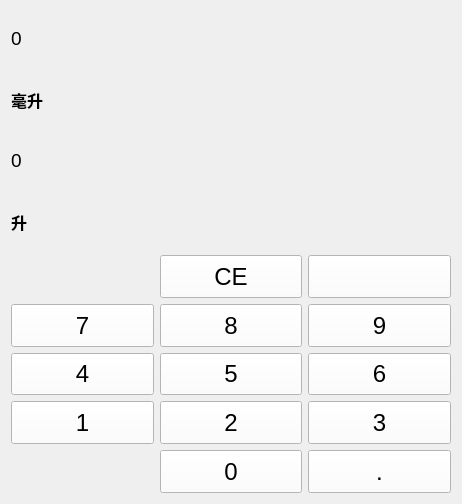
<?xml version="1.0" encoding="UTF-8"?>
<ui version="4.0">
 <class>Volume</class>
 <widget class="QWidget" name="Volume">
  <property name="geometry">
   <rect>
    <x>0</x>
    <y>0</y>
    <width>462</width>
    <height>504</height>
   </rect>
  </property>
  <property name="windowTitle">
   <string>Form</string>
  </property>
  <layout class="QVBoxLayout" name="verticalLayout_2">
   <item>
    <layout class="QVBoxLayout" name="verticalLayout">
     <item>
      <widget class="QLabel" name="labelML">
       <property name="font">
        <font>
         <family>Arial</family>
         <pointsize>14</pointsize>
        </font>
       </property>
       <property name="text">
        <string>0</string>
       </property>
      </widget>
     </item>
     <item>
      <widget class="QLabel" name="label_2">
       <property name="font">
        <font>
         <family>微软雅黑</family>
         <pointsize>12</pointsize>
         <weight>75</weight>
         <bold>true</bold>
        </font>
       </property>
       <property name="text">
        <string>毫升</string>
       </property>
      </widget>
     </item>
     <item>
      <widget class="QLabel" name="labelL">
       <property name="font">
        <font>
         <family>Arial</family>
         <pointsize>14</pointsize>
        </font>
       </property>
       <property name="text">
        <string>0</string>
       </property>
      </widget>
     </item>
     <item>
      <widget class="QLabel" name="label">
       <property name="font">
        <font>
         <family>微软雅黑</family>
         <pointsize>12</pointsize>
         <weight>75</weight>
         <bold>true</bold>
        </font>
       </property>
       <property name="text">
        <string>升</string>
       </property>
      </widget>
     </item>
    </layout>
   </item>
   <item>
    <layout class="QGridLayout" name="gridLayout_2">
     <item row="2" column="0">
      <widget class="QPushButton" name="btnNum4">
       <property name="sizePolicy">
        <sizepolicy hsizetype="Minimum" vsizetype="Minimum">
         <horstretch>0</horstretch>
         <verstretch>0</verstretch>
        </sizepolicy>
       </property>
       <property name="styleSheet">
        <string notr="true">QPushButton{
	font: 30 18pt;
	background-color: rgb(252, 252, 252);
}

QPushButton::hover{
	background-color: rgb(243, 243, 243);
	color:rgb(95, 95, 95);
}

QPushButton::pressed{
	background-color: rgb(243, 243, 243);
	color:rgb(95, 95, 95);
}
</string>
       </property>
       <property name="text">
        <string>4</string>
       </property>
      </widget>
     </item>
     <item row="3" column="0">
      <widget class="QPushButton" name="btnNum1">
       <property name="sizePolicy">
        <sizepolicy hsizetype="Minimum" vsizetype="Minimum">
         <horstretch>0</horstretch>
         <verstretch>0</verstretch>
        </sizepolicy>
       </property>
       <property name="styleSheet">
        <string notr="true">QPushButton{
	font: 30 18pt;
	background-color: rgb(252, 252, 252);
}

QPushButton::hover{
	background-color: rgb(243, 243, 243);
	color:rgb(95, 95, 95);
}

QPushButton::pressed{
	background-color: rgb(243, 243, 243);
	color:rgb(95, 95, 95);
}
</string>
       </property>
       <property name="text">
        <string>1</string>
       </property>
      </widget>
     </item>
     <item row="2" column="2">
      <widget class="QPushButton" name="btnNum6">
       <property name="sizePolicy">
        <sizepolicy hsizetype="Minimum" vsizetype="Minimum">
         <horstretch>0</horstretch>
         <verstretch>0</verstretch>
        </sizepolicy>
       </property>
       <property name="styleSheet">
        <string notr="true">QPushButton{
	font: 30 18pt;
	background-color: rgb(252, 252, 252);
}

QPushButton::hover{
	background-color: rgb(243, 243, 243);
	color:rgb(95, 95, 95);
}

QPushButton::pressed{
	background-color: rgb(243, 243, 243);
	color:rgb(95, 95, 95);
}
</string>
       </property>
       <property name="text">
        <string>6</string>
       </property>
      </widget>
     </item>
     <item row="0" column="1">
      <widget class="QPushButton" name="btnClearAll">
       <property name="sizePolicy">
        <sizepolicy hsizetype="Minimum" vsizetype="Minimum">
         <horstretch>0</horstretch>
         <verstretch>0</verstretch>
        </sizepolicy>
       </property>
       <property name="styleSheet">
        <string notr="true">QPushButton{
	font: 30 18pt;
	background-color: rgb(252, 252, 252);
}

QPushButton::hover{
	background-color: rgb(243, 243, 243);
	color:rgb(95, 95, 95);
}

QPushButton::pressed{
	background-color: rgb(243, 243, 243);
	color:rgb(95, 95, 95);
}
</string>
       </property>
       <property name="text">
        <string>CE</string>
       </property>
      </widget>
     </item>
     <item row="4" column="1">
      <widget class="QPushButton" name="btnNum0">
       <property name="sizePolicy">
        <sizepolicy hsizetype="Minimum" vsizetype="Minimum">
         <horstretch>0</horstretch>
         <verstretch>0</verstretch>
        </sizepolicy>
       </property>
       <property name="styleSheet">
        <string notr="true">QPushButton{
	font: 30 18pt;
	background-color: rgb(252, 252, 252);
}

QPushButton::hover{
	background-color: rgb(243, 243, 243);
	color:rgb(95, 95, 95);
}

QPushButton::pressed{
	background-color: rgb(243, 243, 243);
	color:rgb(95, 95, 95);
}
</string>
       </property>
       <property name="text">
        <string>0</string>
       </property>
      </widget>
     </item>
     <item row="1" column="2">
      <widget class="QPushButton" name="btnNum9">
       <property name="sizePolicy">
        <sizepolicy hsizetype="Minimum" vsizetype="Minimum">
         <horstretch>0</horstretch>
         <verstretch>0</verstretch>
        </sizepolicy>
       </property>
       <property name="styleSheet">
        <string notr="true">QPushButton{
	font: 30 18pt;
	background-color: rgb(252, 252, 252);
}

QPushButton::hover{
	background-color: rgb(243, 243, 243);
	color:rgb(95, 95, 95);
}

QPushButton::pressed{
	background-color: rgb(243, 243, 243);
	color:rgb(95, 95, 95);
}
</string>
       </property>
       <property name="text">
        <string>9</string>
       </property>
      </widget>
     </item>
     <item row="3" column="2">
      <widget class="QPushButton" name="btnNum3">
       <property name="sizePolicy">
        <sizepolicy hsizetype="Minimum" vsizetype="Minimum">
         <horstretch>0</horstretch>
         <verstretch>0</verstretch>
        </sizepolicy>
       </property>
       <property name="styleSheet">
        <string notr="true">QPushButton{
	font: 30 18pt;
	background-color: rgb(252, 252, 252);
}

QPushButton::hover{
	background-color: rgb(243, 243, 243);
	color:rgb(95, 95, 95);
}

QPushButton::pressed{
	background-color: rgb(243, 243, 243);
	color:rgb(95, 95, 95);
}
</string>
       </property>
       <property name="text">
        <string>3</string>
       </property>
      </widget>
     </item>
     <item row="2" column="1">
      <widget class="QPushButton" name="btnNum5">
       <property name="sizePolicy">
        <sizepolicy hsizetype="Minimum" vsizetype="Minimum">
         <horstretch>0</horstretch>
         <verstretch>0</verstretch>
        </sizepolicy>
       </property>
       <property name="styleSheet">
        <string notr="true">QPushButton{
	font: 30 18pt;
	background-color: rgb(252, 252, 252);
}

QPushButton::hover{
	background-color: rgb(243, 243, 243);
	color:rgb(95, 95, 95);
}

QPushButton::pressed{
	background-color: rgb(243, 243, 243);
	color:rgb(95, 95, 95);
}
</string>
       </property>
       <property name="text">
        <string>5</string>
       </property>
      </widget>
     </item>
     <item row="1" column="0">
      <widget class="QPushButton" name="btnNum7">
       <property name="sizePolicy">
        <sizepolicy hsizetype="Minimum" vsizetype="Minimum">
         <horstretch>0</horstretch>
         <verstretch>0</verstretch>
        </sizepolicy>
       </property>
       <property name="styleSheet">
        <string notr="true">QPushButton{
	font: 30 18pt;
	background-color: rgb(252, 252, 252);
}

QPushButton::hover{
	background-color: rgb(243, 243, 243);
	color:rgb(95, 95, 95);
}

QPushButton::pressed{
	background-color: rgb(243, 243, 243);
	color:rgb(95, 95, 95);
}
</string>
       </property>
       <property name="text">
        <string>7</string>
       </property>
      </widget>
     </item>
     <item row="0" column="2">
      <widget class="QPushButton" name="btnDel">
       <property name="sizePolicy">
        <sizepolicy hsizetype="Minimum" vsizetype="Minimum">
         <horstretch>0</horstretch>
         <verstretch>0</verstretch>
        </sizepolicy>
       </property>
       <property name="styleSheet">
        <string notr="true">QPushButton{
	font: 30 18pt;
	background-color: rgb(252, 252, 252);
}

QPushButton::hover{
	background-color: rgb(243, 243, 243);
	color:rgb(95, 95, 95);
}

QPushButton::pressed{
	background-color: rgb(243, 243, 243);
	color:rgb(95, 95, 95);
}
</string>
       </property>
       <property name="text">
        <string/>
       </property>
       <property name="icon">
        <iconset resource="res.qrc">
         <normaloff>:/E:/image/cancel.png</normaloff>:/E:/image/cancel.png</iconset>
       </property>
       <property name="iconSize">
        <size>
         <width>40</width>
         <height>30</height>
        </size>
       </property>
      </widget>
     </item>
     <item row="1" column="1">
      <widget class="QPushButton" name="btnNum8">
       <property name="sizePolicy">
        <sizepolicy hsizetype="Minimum" vsizetype="Minimum">
         <horstretch>0</horstretch>
         <verstretch>0</verstretch>
        </sizepolicy>
       </property>
       <property name="styleSheet">
        <string notr="true">QPushButton{
	font: 30 18pt;
	background-color: rgb(252, 252, 252);
}

QPushButton::hover{
	background-color: rgb(243, 243, 243);
	color:rgb(95, 95, 95);
}

QPushButton::pressed{
	background-color: rgb(243, 243, 243);
	color:rgb(95, 95, 95);
}
</string>
       </property>
       <property name="text">
        <string>8</string>
       </property>
       <property name="checkable">
        <bool>false</bool>
       </property>
       <property name="autoDefault">
        <bool>false</bool>
       </property>
      </widget>
     </item>
     <item row="3" column="1">
      <widget class="QPushButton" name="btnNum2">
       <property name="sizePolicy">
        <sizepolicy hsizetype="Minimum" vsizetype="Minimum">
         <horstretch>0</horstretch>
         <verstretch>0</verstretch>
        </sizepolicy>
       </property>
       <property name="styleSheet">
        <string notr="true">QPushButton{
	font: 30 18pt;
	background-color: rgb(252, 252, 252);
}

QPushButton::hover{
	background-color: rgb(243, 243, 243);
	color:rgb(95, 95, 95);
}

QPushButton::pressed{
	background-color: rgb(243, 243, 243);
	color:rgb(95, 95, 95);
}
</string>
       </property>
       <property name="text">
        <string>2</string>
       </property>
      </widget>
     </item>
     <item row="4" column="2">
      <widget class="QPushButton" name="btnPeriod">
       <property name="sizePolicy">
        <sizepolicy hsizetype="Minimum" vsizetype="Minimum">
         <horstretch>0</horstretch>
         <verstretch>0</verstretch>
        </sizepolicy>
       </property>
       <property name="styleSheet">
        <string notr="true">QPushButton{
	font: 30 18pt;
	background-color: rgb(252, 252, 252);
}

QPushButton::hover{
	background-color: rgb(243, 243, 243);
	color:rgb(95, 95, 95);
}

QPushButton::pressed{
	background-color: rgb(243, 243, 243);
	color:rgb(95, 95, 95);
}
</string>
       </property>
       <property name="text">
        <string>.</string>
       </property>
      </widget>
     </item>
    </layout>
   </item>
  </layout>
 </widget>
 <resources>
  <include location="res.qrc"/>
 </resources>
 <connections/>
</ui>
